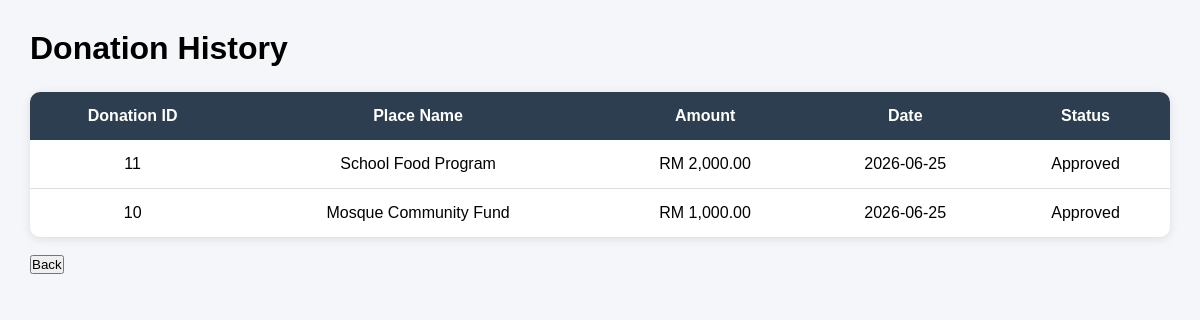
/user_history.php?email=aisyah@gmail.com (signed in), run on the app's committed database.
### tables this page shows
CREATE TABLE `donations` (
  `donation_id` int(11) NOT NULL,
  `email` varchar(100) NOT NULL,
  `amount` decimal(10,2) NOT NULL,
  `donation_date` date NOT NULL,
  `payment_method` varchar(50) NOT NULL,
  `transfer_ref` varchar(100) NOT NULL,
  `status` varchar(20) NOT NULL,
  `place_name` varchar(100) DEFAULT NULL,
  `progress_status` varchar(20) DEFAULT 'No Progress Yet'
);

### user_history.php (the view, shortened to what this page needs)
<?php
include("dbconn.php");
$email = $_GET['email'];
$result = mysqli_query($dbconn,
"SELECT * FROM donations
 WHERE email='$email'
 ORDER BY donation_id DESC");
?>
<!DOCTYPE html>
<html>
<head>
    <link rel="stylesheet" href="dashboardstyle.css">
</head>
<body>
<div class="main-content">
    <h1>Donation History</h1>
    <table class="status-table">
        <tr>
            <th>Donation ID</th>
            <th>Place Name</th>
            <th>Amount</th>
            <th>Date</th>
            <th>Status</th>
        </tr>
        <?php while($row = mysqli_fetch_assoc($result)){ ?>
        <tr>
            <td><?php echo $row['donation_id']; ?></td>
            <td><?php echo $row['place_name']; ?></td>
            <td>RM <?php echo number_format($row['amount'],2); ?></td>
            <td><?php echo $row['donation_date']; ?></td>
            <td><?php echo $row['status']; ?></td>
        </tr>
        <?php } ?>
    </table>
    <br>
    <a href="manage_users.php">
        <button>Back</button>
    </a>
</div>
</body>
</html>

### dashboardstyle.css (style rules this page uses)
* { margin:0; padding:0; box-sizing:border-box; font-family:Arial, sans-serif; }
body { display:flex; background:#f4f6f9; }
.main-content { flex:1; padding:30px; }
.main-content h1 { margin-bottom:25px; }
.status-table { width:100%; border-collapse:collapse; margin-top:20px; background:white; border-radius:10px; overflow:hidden; box-shadow:0 2px 10px rgba(0,0,0,0.1); }
.status-table th { background:#2c3e50; color:white; padding:15px; text-align:center; }
.status-table td { padding:15px; text-align:center; border-bottom:1px solid #ddd; }
.status-table tr:last-child td { border-bottom:none; }

### data on the page
donations: donation_id "11", place_name "School Food Program", amount "2,000.00", donation_date "2026-06-25", status "Approved"
donations: donation_id "10", place_name "Mosque Community Fund", amount "1,000.00", donation_date "2026-06-25", status "Approved"
